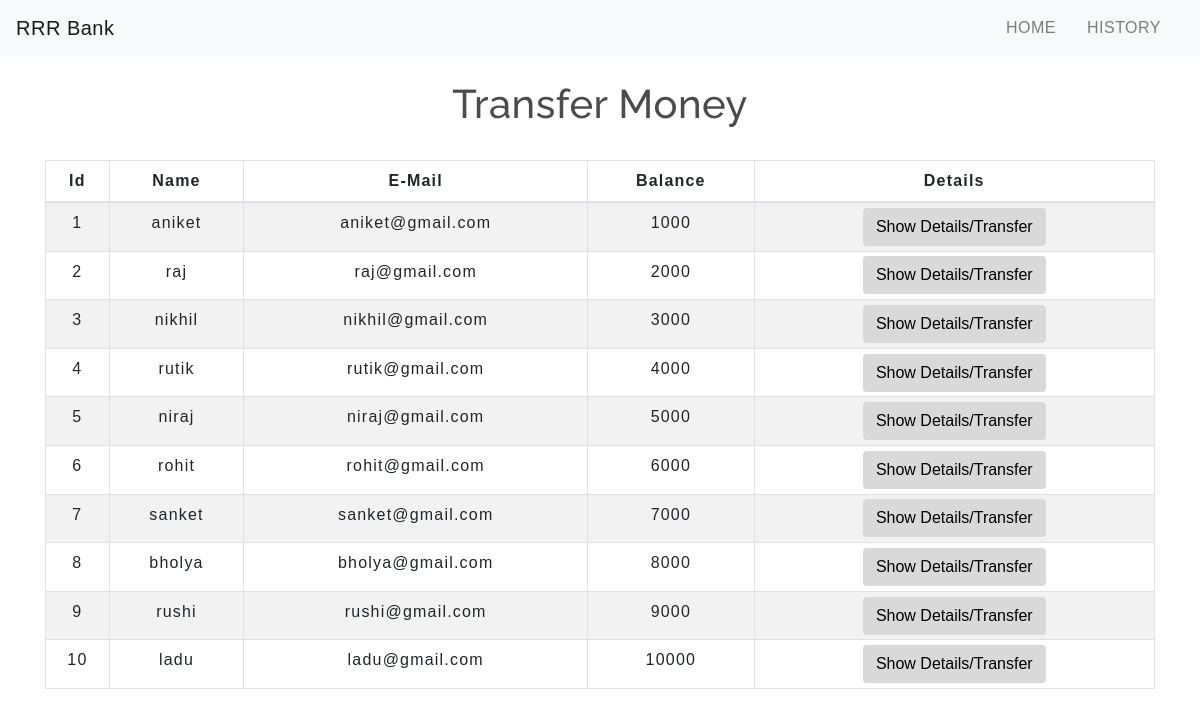
The app's page /transfermoney.php with its own data.
### tables this page shows
CREATE TABLE `users` (
  `id` int(5) NOT NULL,
  `name` text NOT NULL,
  `email` varchar(30) NOT NULL,
  `balance` int(8) NOT NULL
);

### transfermoney.php (the view, shortened to what this page needs)
<!DOCTYPE html>
<html lang="en">
<head>
    <link rel="stylesheet" href="https://maxcdn.bootstrapcdn.com/bootstrap/4.0.0/css/bootstrap.min.css">
    <link rel="stylesheet" type="text/css" href="css/table.css">
    <link rel="stylesheet" type="text/css" href="css/navbar.css">
</head>
<body>
<?php
    include 'config.php';
    $sql = "SELECT * FROM users";
    $result = mysqli_query($conn,$sql);
?>
<?php
  include 'navbar.php';
?>
<div class="container">
        <h2 class="text-center pt-4">Transfer Money</h2>
        <br>
            <div class="row">
                <div class="col">
                    <div class="table-responsive-sm">
                    <table class="table table-hover table-sm table-striped table-condensed table-bordered">
                        <thead>
                            <tr>
                            <th scope="col" class="text-center py-2">Id</th>
                            <th scope="col" class="text-center py-2">Name</th>
                            <th scope="col" class="text-center py-2">E-Mail</th>
                            <th scope="col" class="text-center py-2">Balance</th>
                            <th scope="col" class="text-center py-2">Details</th>
                            </tr>
                        </thead>
                        <tbody>
                <?php
                    while($rows=mysqli_fetch_assoc($result)){
                ?>
                    <tr>
                        <td class="py-2"><?php echo $rows['id'] ?></td>
                        <td class="py-2"><?php echo $rows['name']?></td>
                        <td class="py-2"><?php echo $rows['email']?></td>
                        <td class="py-2"><?php echo $rows['balance']?></td>
                        <td><a href="selecteduserdetail.php?id= <?php echo $rows['id'] ;?>"> <button type="button" class="btn">Show Details/Transfer</button></a></td>
                    </tr>
                <?php
                    }
                ?>
                        </tbody>
                    </table>
                    </div>
                </div>
            </div>
         </div>
</body>
</html>

### navbar.php (shortened to what this page needs)
<nav class="navbar navbar-expand-md navbar-light bg-light">
<a class="navbar-brand" href="index.php">RRR Bank</a>
<div class="collapse navbar-collapse" id="collapsibleNavbar">
      <ul class="navbar-nav ml-auto">
        <li class="nav-item">
          <a class="nav-link" href="index.php">HOME</a>
        </li>
        <li class="nav-item">
          <a class="nav-link" href="transactionhistory.php">HISTORY</a>
        </li>
    </div>
 </nav>

### css/table.css (style rules this page uses)
* { padding: 0; margin: 0; box-sizing: border-box; font-family: sans-serif; }
h2 { font-size: 40px; }
table { letter-spacing: 1.2px; }
td { text-align: center; }
button { border:none; background: #d9d9d9; transition: 1s; }

### css/navbar.css (style rules this page uses)
.nav-link { margin-right: 15px; color:#2F363F; letter-spacing: 0.5px; transition: 0.5s; }
.navbar-brand { color: #4C4B4B; letter-spacing: 0.5px; }
h2 { color: #4C4B4B; letter-spacing: 0.5px; font-family: raleway; }

### transfermoney.php (style rules this page uses)
button { transition: 1.5s; }

### records on screen
users: id "1", name "aniket", email "aniket@gmail.com", balance "1000"
users: id "2", name "raj", email "raj@gmail.com", balance "2000"
users: id "3", name "nikhil", email "nikhil@gmail.com", balance "3000"
users: id "4", name "rutik", email "rutik@gmail.com", balance "4000"
users: id "5", name "niraj", email "niraj@gmail.com", balance "5000"
users: id "6", name "rohit", email "rohit@gmail.com", balance "6000"
users: id "7", name "sanket", email "sanket@gmail.com", balance "7000"
users: id "8", name "bholya", email "bholya@gmail.com", balance "8000"
users: id "9", name "rushi", email "rushi@gmail.com", balance "9000"
users: id "10", name "ladu", email "ladu@gmail.com", balance "10000"
